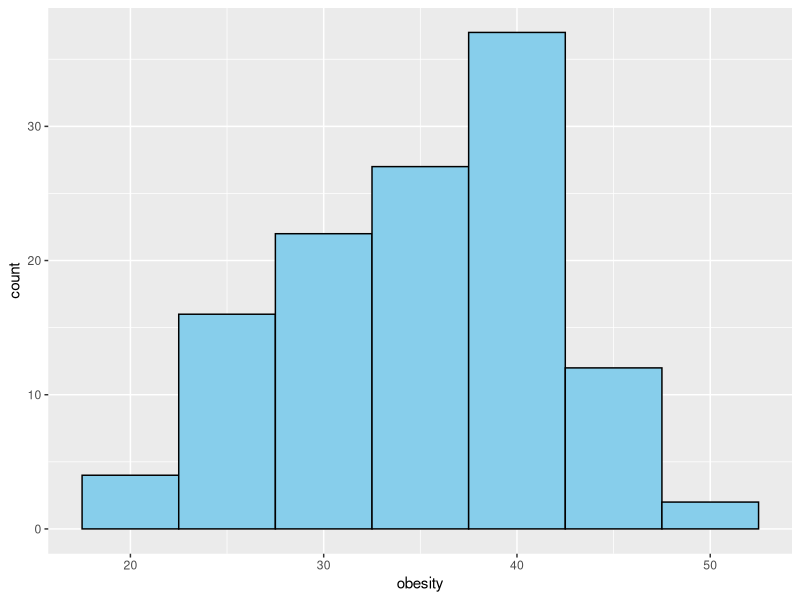
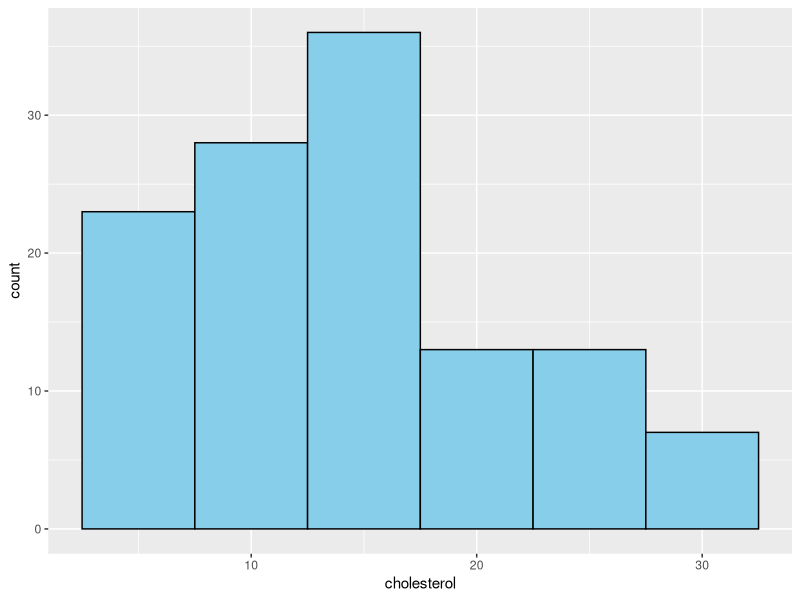
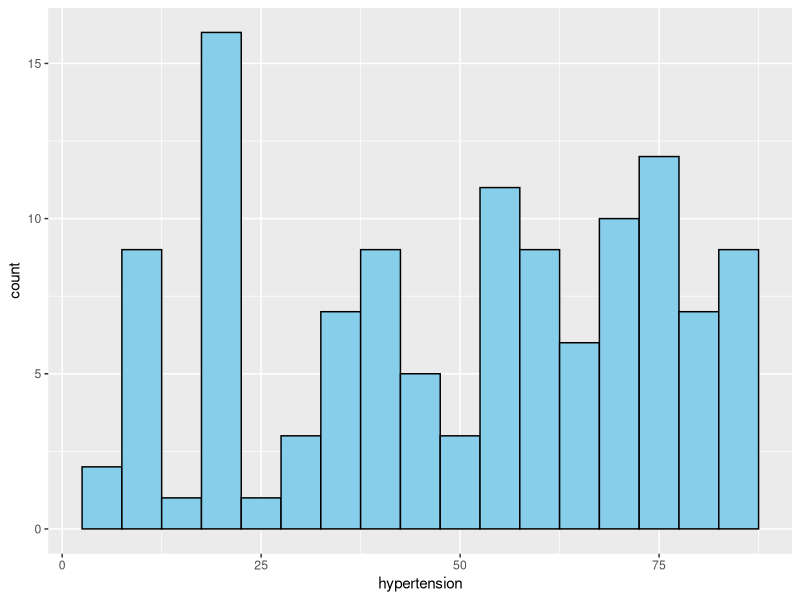
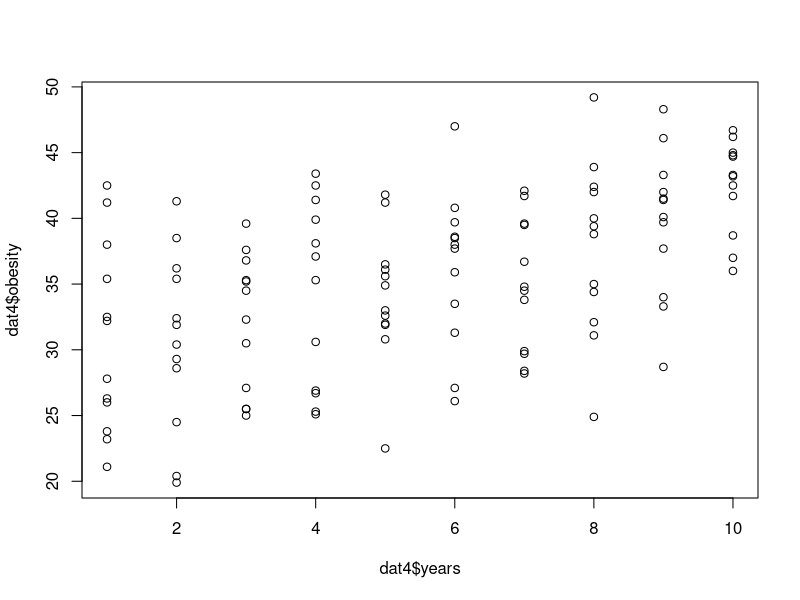
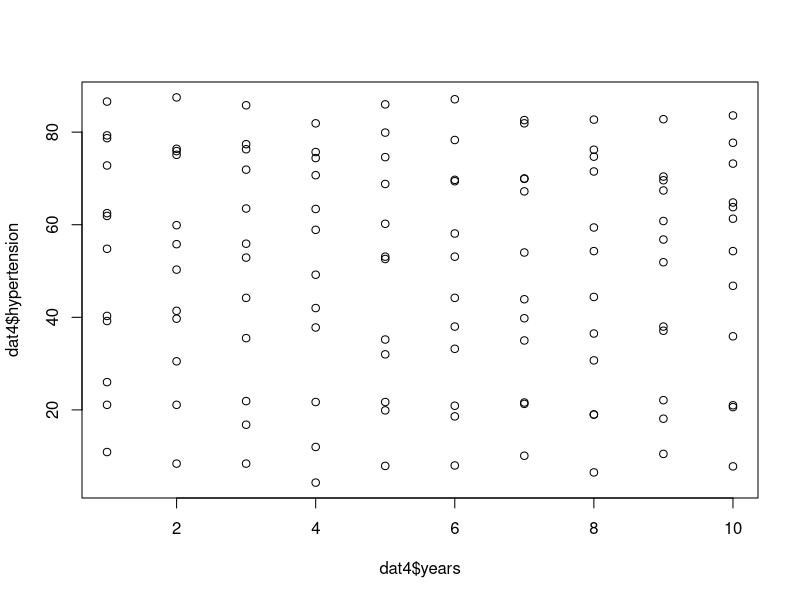
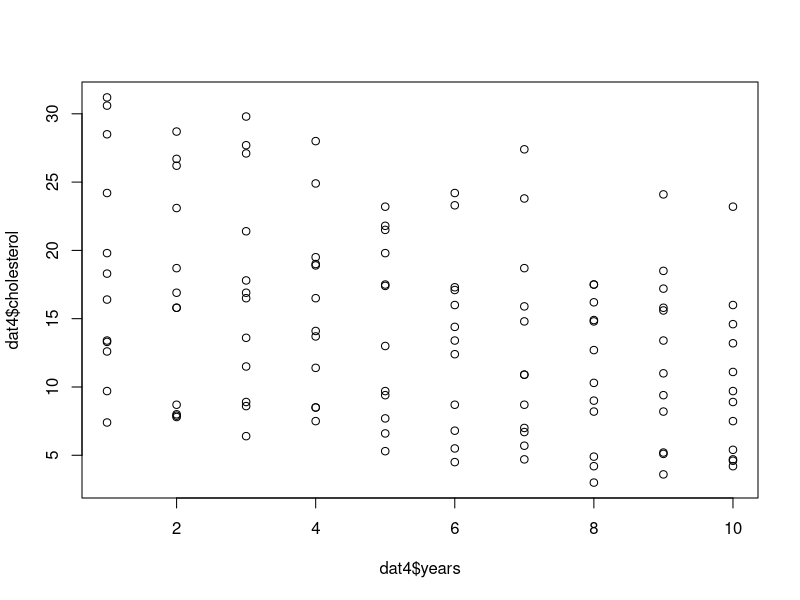
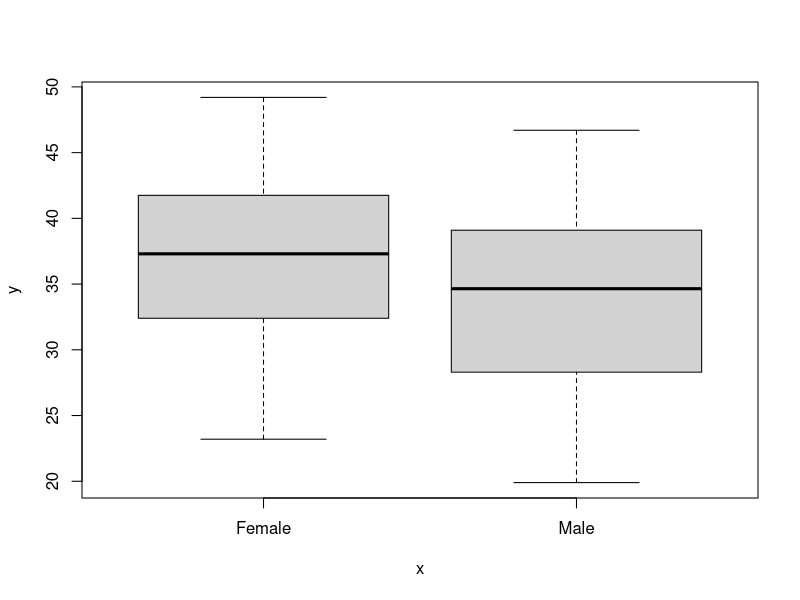
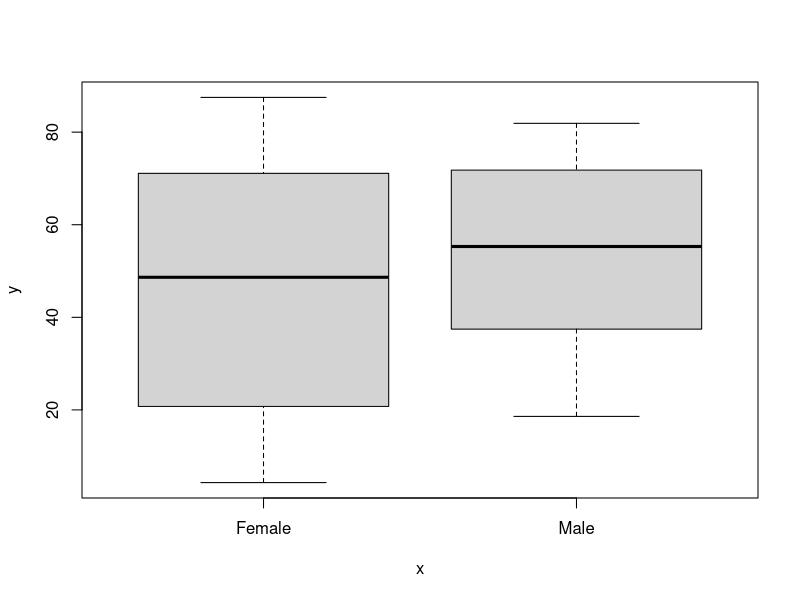

These charts were generated, in order, by the following R code:
## ---- chunk 1
# load packages
library(dplyr)
library(ggplot2)
## ---- chunk 2
# loads data
dat <- read.csv(here::here("cdcdata-exercise/data/raw/rawdata.csv"))
## ---- chunk 3
# view data summary
summary(dat)

# select a subset of variables
dat1 <- dat %>%
  select(
    years = Survey.Years,
    sex = Sex,
    age = Age.Group,
    measure = Measure,
    percent = Percent
  ) 
## ---- chunk 4
# filter for more granular data - seperate by sex, age categories
dat2 <- dat1 %>%
  filter(
    sex != "All",
    age != "20 and over",
    age != "2-19"
  ) %>%
  mutate(
    age_factor = factor(age, levels = c(
      "2-5","6-11","12-19","20-29","30-39","40-49",
      "50-59","60-69","70 and over")
    ),
    age = as.numeric(age_factor),
    sex = factor(sex, levels = c("Female", "Male")),
    years_factor = factor(years, levels = c(
      "1999-2000","2001-2002","2003-2004",
      "2005-2006","2007-2008","2009-2010",
      "2011-2012","2013-2014","2015-2016","2017-2018"
    )),
    years = as.numeric(years_factor)
  )

# turn obesity, cholesterol, and hypertension into their own variables
dat3 <- dat2 %>%
  group_by(years, sex, age) %>%
  tidyr::pivot_wider(
    names_from = measure,
    values_from = percent
  )
## ---- chunk 5
# number of rows
nrow(dat3)

# number of columns
ncol(dat3)

summary(dat3)

# print first few obs
head(dat3)

# print last few obs
tail(dat3)
## ---- chunk 6
# count NAs by column
colSums(is.na(dat3))

# filter data for only rows with NA values
dat_na <- dat3 %>% filter(if_any(everything(), is.na))
## ---- chunk 7
dat4 <- dat3 %>% 
  dplyr::rename(
    obesity = Obesity,
    hypertension = Hypertension,
    cholesterol = `High Total Cholesterol`
  ) %>%
  na.omit()

summary(dat4)
## ---- chunk 8
# categorical variables
table(dat4$years, dat4$sex)
table(dat4$years, dat4$age)
table(dat4$sex, dat4$age)

# numeric variables
summary(dat4$obesity)
ggplot(dat4, aes(x = obesity)) +
  geom_histogram(binwidth = 5, fill = "skyblue", color = "black") 

summary(dat4$cholesterol)
ggplot(dat4, aes(x = cholesterol)) +
  geom_histogram(binwidth = 5, fill = "skyblue", color = "black") 

summary(dat4$hypertension)
ggplot(dat4, aes(x = hypertension)) +
  geom_histogram(binwidth = 5, fill = "skyblue", color = "black") 
## ---- chunk 9
# obesity
plot(dat4$years, dat4$obesity)
summary(lm(obesity ~ years, data=dat4))

# hypertension
plot(dat4$years, dat4$hypertension)
summary(lm(hypertension ~ years, data=dat4))

# cholesterol
plot(dat4$years, dat4$cholesterol)
summary(lm(cholesterol ~ years, data=dat4))
## ---- chunk 10
# obesity
plot(dat4$sex, dat4$obesity)
summary(lm(obesity ~ sex, data=dat4))

# hypertension
plot(dat4$sex, dat4$hypertension)
summary(lm(hypertension ~ sex, data=dat4))

# cholesterol
plot(dat4$sex, dat4$cholesterol)
summary(lm(cholesterol ~ sex, data=dat4))
## ---- chunk 11
# obesity
plot(dat4$age, dat4$obesity)
dat_age1 <- dat4 %>%
  filter(
    age != 9
  )
summary(lm(obesity ~ age, data=dat_age1))

dat_age2 <- dat4 %>%
  filter(
    age %in% c(4, 9)
  )
summary(lm(obesity ~ age, data=dat_age2))


# hypertension
plot(dat4$age, dat4$hypertension)
summary(lm(hypertension ~ age, data=dat4))

# cholesterol
plot(dat4$age, dat4$cholesterol)
summary(lm(cholesterol ~ age, data=dat4))
